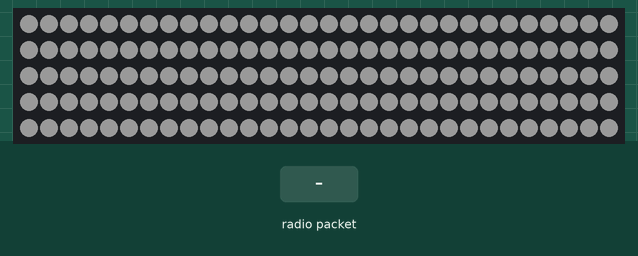
This sketch was run on a simulated Arduino Uno, built with avr-gcc and run on an emulated ATmega328P. Parts: 150 RGB LEDs in strip order, left to right, continuing on the next row. The test bench sets the inputs (shaded band). Dim RGB values are drawn brighter than linear; no radio packets arrive unless stated.

Above: at 2.1 s.
2.2 s: radio packet "5" arrives
At 2.97 s:
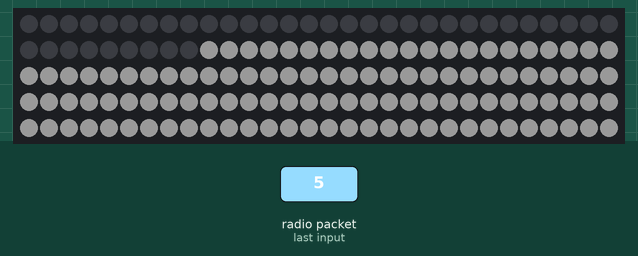
4.6 s: radio packet "90" arrives
At 4.8 s:
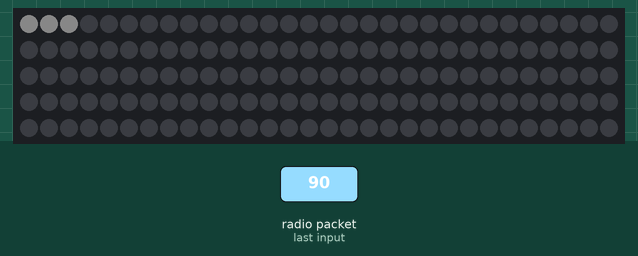
Timing chart, 0 to 7.6 s (numbered marks = the images above; inputs shaded):
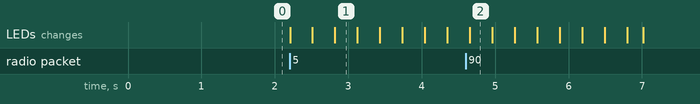

Measured:
- after the input at 2.2 s, the LEDs: first change at once (image 1 shows a later state)
- after the input at 4.6 s, the LEDs: change after 0.06 s (image 2)

The sketch:

433_Receiver.ino
```cpp
#include <RH_ASK.h>
#include <SPI.h>
#include <Adafruit_NeoPixel.h>

#define LED_PIN 6
#define LED_COUNT 150

RH_ASK driver;
Adafruit_NeoPixel strip(LED_COUNT, LED_PIN, NEO_GRB + NEO_KHZ800);
String lastR, lastG, lastB;

void setup()
{
  //Serial.begin(9600);  // Debugging only

  strip.begin();           // INITIALIZE NeoPixel strip object (REQUIRED)
  strip.show();            // Turn OFF all pixels ASAP
  strip.setBrightness(25); // Set BRIGHTNESS to about 1/5 (max = 255)
  colorWipe(strip.Color(255,255,255), 1, false);

  if (!driver.init()) {}
       //Serial.println("init failed");

  //Serial.println("Listening");
}

void loop()
{
    uint8_t buf[12];
    uint8_t buflen = sizeof(buf);
    if (driver.recv(buf, &buflen)) // Non-blocking
    {
      int i;
      // Message with a good checksum received, dump it.

      //Serial.print("Message: ");
      String message = (char*)buf;
      //Serial.println(message);
      int comma1 = message.indexOf(',');
      String r = message.substring(0, comma1);
      int comma2 = message.indexOf(',', comma1 + 1);
      String g = message.substring(comma1+1, comma2);
      int comma3 = message.indexOf(',', comma2 + 1);
      String b = message.substring(comma2+1, comma3);
      if (r != lastR || g != lastG || b != lastB) {
        lastR = r;
        lastG = g;
        lastB = b;
        colorWipe(strip.Color(r.toInt(),g.toInt(),b.toInt()), 10, true);
      }
    }

    // colorWipe(strip.Color(255,255,255), 1, true);
    // colorWipe(strip.Color(0,0,0), 1, true);
}

void colorWipe(uint32_t color, int wait, bool shouldWait) {
  for(int i=0; i<strip.numPixels(); i++) { // For each pixel in strip...
    strip.setPixelColor(i, color);         //  Set pixel's color (in RAM)
    strip.show();                          //  Update strip to match
    if (shouldWait) {
      delay(wait);                           //  Pause for a moment
    }
  }
}
```
